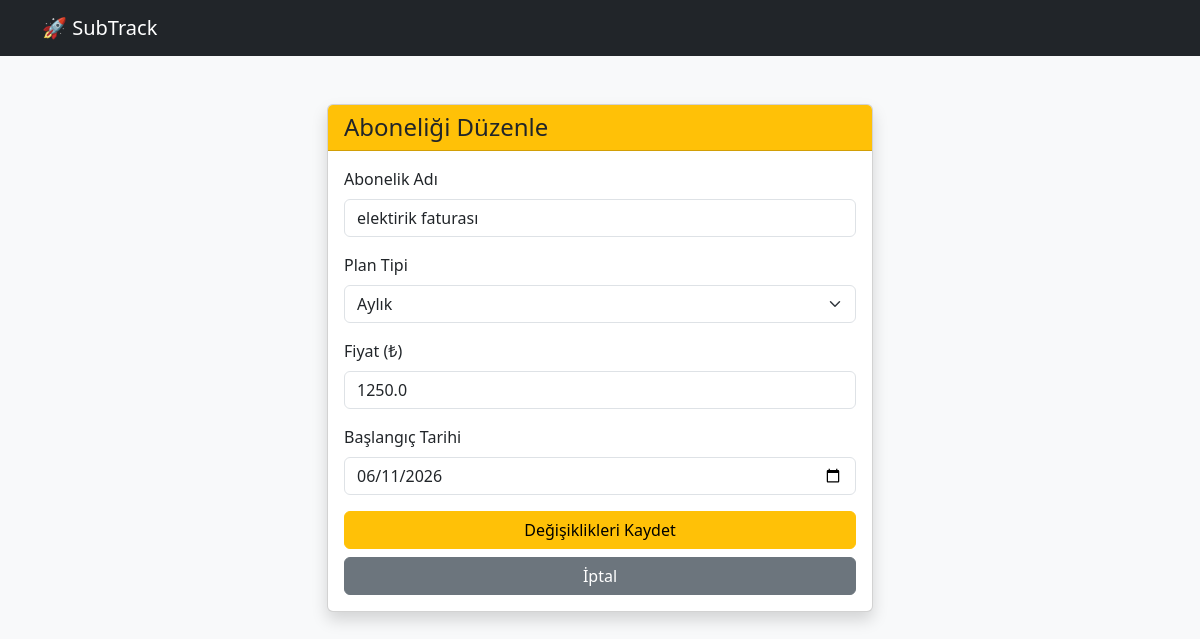
Page /edit/8 on the committed database.
### tables this page shows
CREATE TABLE subscriptions (
                id INTEGER PRIMARY KEY AUTOINCREMENT,
                user_id INTEGER NOT NULL,
                name TEXT NOT NULL,
                plan_type TEXT NOT NULL CHECK (plan_type IN ('Aylık', 'Yıllık', 'Haftalık')),
                price REAL NOT NULL,
                start_date DATE,
                status TEXT DEFAULT 'Aktif' CHECK (status IN ('Aktif', 'İptal Edildi')),
                FOREIGN KEY (user_id) REFERENCES users (id) ON DELETE CASCADE
            );

### app.py (the view, shortened to what this page needs)
@app.route("/edit/<int:id>", methods=["GET", "POST"])
def edit_subscription(id):
    sub = db.get_subscription(id)
    return render_template("edit_subscription.html", sub=sub)

### db.py (called while the page is built)
    def connect(self):
        self.conn = sqlite3.connect(self.db_name)
        self.conn.execute("PRAGMA foreign_keys = ON;")
        self.conn.row_factory = sqlite3.Row
        return self.conn

    def close(self):
        if self.conn:
            self.conn.close()
            self.conn = None

    def execute_query(self, query, params=None):
        opened_here = False
        if not self.conn:
            self.connect()
            opened_here = True
        try:
            cursor = self.conn.cursor()
            if params:
                cursor.execute(query, params)
            else:
                cursor.execute(query)
            self.conn.commit()
            return cursor.fetchall()
        finally:
            if opened_here:
                self.close()

    def get_subscription(self, sub_id):
        query = "SELECT * FROM subscriptions WHERE id = ?"
        rows = self.execute_query(query, (sub_id,))
        return dict(rows[0]) if rows else None

### templates/edit_subscription.html (shortened to what this page needs)
<!DOCTYPE html>
<html lang="tr">
<head>
    <link href="https://cdn.jsdelivr.net/npm/bootstrap@5.3.0/dist/css/bootstrap.min.css" rel="stylesheet">
</head>
<body class="bg-light">
    <nav class="navbar navbar-dark bg-dark">
        <div class="container">
            <a class="navbar-brand" href="/">🚀 SubTrack</a>
        </div>
    </nav>
    <div class="container mt-5">
        <div class="row justify-content-center">
            <div class="col-md-6">
                <div class="card shadow">
                    <div class="card-header bg-warning text-dark">
                        <h4 class="mb-0">Aboneliği Düzenle</h4>
                    </div>
                    <div class="card-body">
                        <form action="/edit/{{ sub.id }}" method="POST">
                            <div class="mb-3">
                                <label class="form-label">Abonelik Adı</label>
                                <input type="text" class="form-control" name="name" value="{{ sub.name }}" required>
                            </div>
                            <div class="mb-3">
                                <label class="form-label">Plan Tipi</label>
                                <select class="form-select" name="plan_type">
                                    <option value="Aylık" {% if sub.plan_type == 'Aylık' %}selected{% endif %}>Aylık</option>
                                </select>
                            </div>
                            <div class="mb-3">
                                <label class="form-label">Fiyat (₺)</label>
                                <input type="number" step="0.01" class="form-control" name="price" value="{{ sub.price }}" required>
                            </div>
                            <div class="mb-3">
                                <label class="form-label">Başlangıç Tarihi</label>
                                <input type="date" class="form-control" name="start_date" value="{{ sub.start_date }}" required>
                            </div>
                            <button type="submit" class="btn btn-warning w-100 mb-2">Değişiklikleri Kaydet</button>
                            <a href="/" class="btn btn-secondary w-100">İptal</a>
                        </form>
                    </div>
                </div>
            </div>
        </div>
    </div>
</body>
</html>

### rows in the picture
subscriptions: name "elektirik faturası", plan_type "Aylık", price "1250.0", start_date "06/11/2026"
